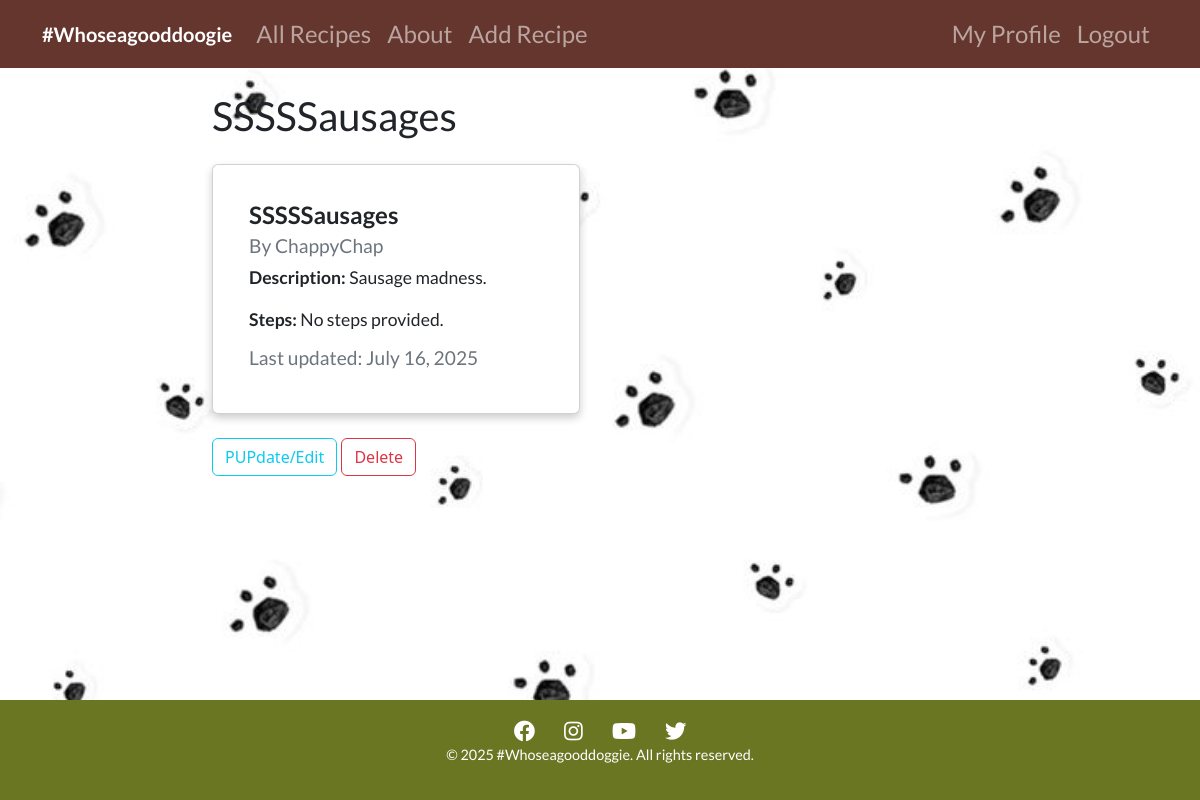
Screenshot of /recipe/2 (signed in) with the database file from the repository.
### recipes/models.py (models this page shows, shortened)
class Recipe(models.Model):
    title = models.CharField(max_length=100)
    description = models.TextField()
    steps = models.TextField(default="No steps provided.")  # New field for recipe steps  # New field for recipe steps
    author = models.ForeignKey(User, on_delete=models.CASCADE)
    created_at = models.DateTimeField(auto_now_add=True)
    updated_at = models.DateTimeField(auto_now=True)
    image = CloudinaryField('image', blank=True, null=True)  # Field for image upload

### recipes/views.py (the view)
# urls.py: path('recipe/<int:pk>', views.RecipeDetailView.as_view(), name="recipes-detail"),
class RecipeDetailView(LoginRequiredMixin, DetailView):
    model = Recipe

### recipes/templates/recipes/recipe_detail.html (shortened to what this page needs)
{% extends "recipes/base.html" %}
{% block content %}
<h1>{{ object.title }}</h1>
<div class="card my-4">
  <div class="card-body">
    <h5 class="card-title">{{ object.title }}</h5>
    <h6 class="card-subtitle mb-2 text-muted">By {{ object.author }}</h6>
    <p class="card-text"><strong>Description:</strong> {{ object.description }}</p>
    <p class="card-text"><strong>Steps:</strong> {{ object.steps }}</p>
    <h6 class="card-subtitle mb-2 text-muted">
      Last updated: {{ object.updated_at|date:"F d, Y" }}
    </h6>
  </div>
</div>
{% if object.author == user or user.is_staff %}
<div class="col-4">
    <a class="btn btn-outline-info" href="{% url 'recipes-update' object.id %}">PUPdate/Edit</a>
    <a class="btn btn-outline-danger" href="{% url 'recipes-delete' object.id %}">Delete</a>
</div>
{% endif %}
{% endblock content %}

### static/assets/css/styles.css (style rules this page uses)
body { font-family: 'Lato', sans-serif; margin: 0; padding: 0; box-sizing: border-box; background-image: url('/static/assets/images/Paws3.jpg'); background-size: cover; background-repeat: no-repeat; background-attachment: fixed; background-position: center; color: #fff; padding-bottom: 200px; }
h1, h2, h3, h4, h5, h6 { font-family: 'Lato', sans-serif; font-weight: 700; }
p, a, button { font-family: 'Lato', sans-serif; font-weight: 400; }
.card { flex: 1 1 calc(50% - 20px); max-width: calc(50% - 20px); box-sizing: border-box; padding: 20px; margin: 0; box-shadow: 0 4px 8px rgba(0, 0, 0, 0.2); border-radius: 10px; font-size: 1.2rem; }
.card-title { font-size: 1.5rem; font-weight: bold; }
.card-subtitle { font-size: 1.2rem; color: #6c757d; }
.card-text { font-size: 1.1rem; }

### rows the page displays
Recipe: title "SSSSSausages", author "ChappyChap", description "Sausage madness.", steps "No steps provided.", updated_at "July 16, 2025"
